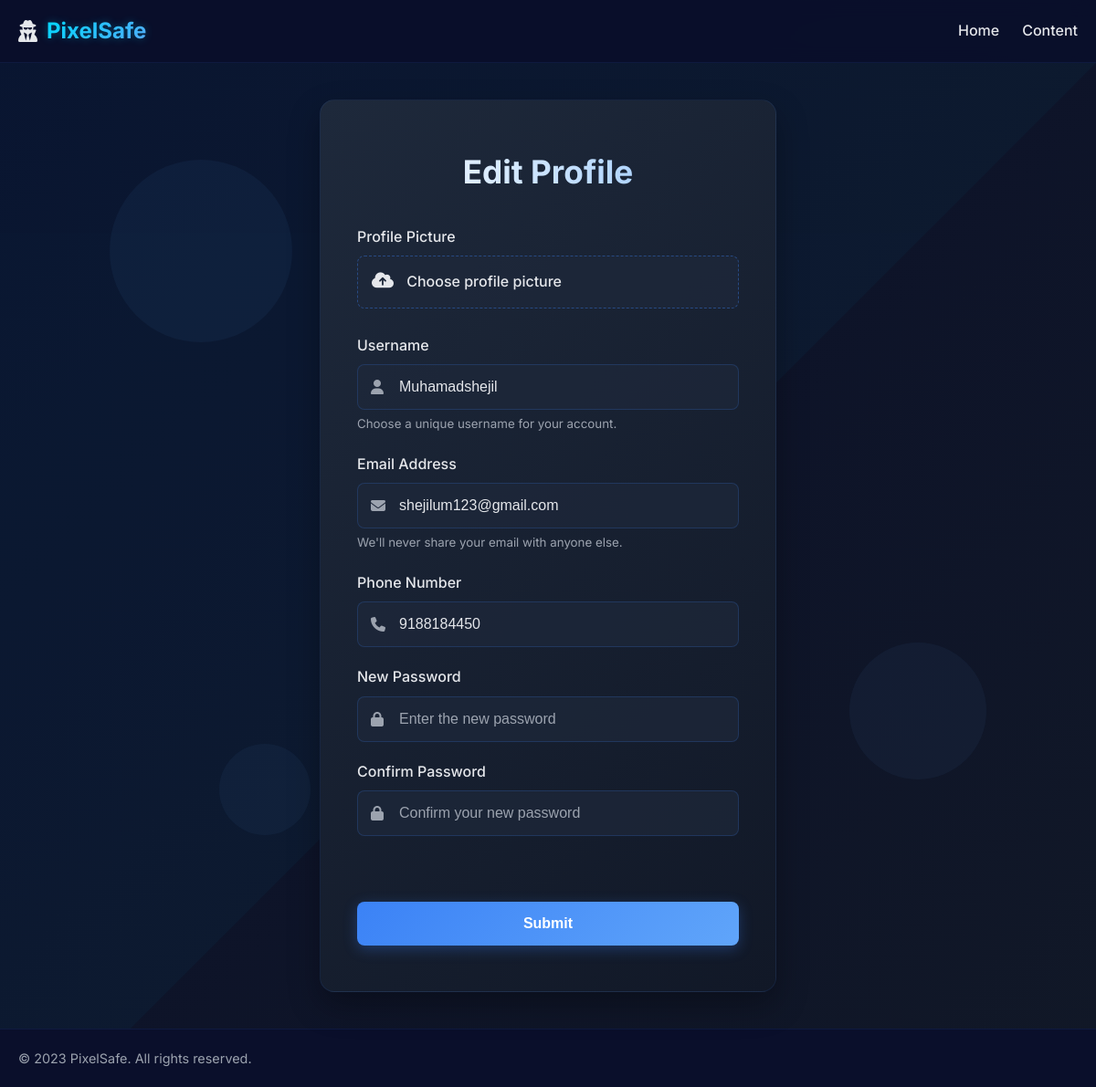
Screenshot of /editprofile/ (signed in) with the database file from the repository.
### stegnograapp/models.py (models this page shows)
class user(models.Model):
    image = models.ImageField(upload_to='profile/', null=True, blank=True)
    username = models.CharField(max_length=100, null=True, blank=True, unique=True)
    password = models.CharField(max_length=100, null=True, blank=True)
    confirmpassword = models.CharField(max_length=100, null=True, blank=True)
    email = models.EmailField(max_length=50, null=True, blank=True, unique=True)
    phone = models.IntegerField(null=True, blank=True, unique=True)

### stegnograapp/views.py (the view, shortened to what this page needs)
# urls.py: path('editprofile/', views.editprofile, name='editprofile'),
def editprofile(request):
    if 'email' in request.session:
        email = request.session['email']
        try:
            client = user.objects.get(email=email)
            return render(request, 'editprofile.html', {'client': client})
        except user.DoesNotExist:
            return HttpResponse("User not found")
    return redirect('login')

### stegnograapp/templates/editprofile.html (shortened to what this page needs)
{% load static %}
<!DOCTYPE html>
<html lang="en">
<head>
    <link rel="stylesheet" href="https://cdnjs.cloudflare.com/ajax/libs/font-awesome/6.4.0/css/all.min.css">
</head>
<body>
    <header class="navbar">
        <div class="navbar-container">
            <a href="/index/" class="logo">
                <i class="fas fa-user-secret"></i>
                <span>PixelSafe</span>
            </a>
            <ul class="nav-links">
                <li><a href="/main/">Home</a></li>
                <li><a href="/content/">Content</a></li>
            </ul>
        </div>
    </header>
    <div class="container">
        <div class="floating-shapes">
            <div class="floating-shape shape-1"></div>
            <div class="floating-shape shape-2"></div>
            <div class="floating-shape shape-3"></div>
        </div>
        <div class="register-panel">
            <div class="register-header">
                <h1>Edit Profile</h1>
            </div>
            <form method="post" enctype="multipart/form-data">
                <div class="form-group">
                    <label for="Profilepicture">Profile Picture</label>
                    <div class="file-upload">
                        <label class="file-upload-label" for="Profilepicture">
                            <i class="fas fa-cloud-upload-alt"></i>
                            <span>Choose profile picture</span>
                        </label>
                    </div>
                </div>
                <div class="form-group">
                    <label for="exampleInputusername">Username</label>
                    <div class="input-with-icon">
                        <i class="fas fa-user"></i>
                        <input type="text" class="form-control" id="exampleInputusername" value="{{ client.username }}" name="username" required>
                    </div>
                    <small class="form-text" style="color: var(--text-muted); margin-top: 5px; display: block;">Choose a unique username for your account.</small>
                </div>
                <div class="form-group">
                    <label for="exampleInputEmail1">Email Address</label>
                    <div class="input-with-icon">
                        <i class="fas fa-envelope"></i>
                        <input type="email" class="form-control" id="exampleInputEmail1" value="{{ client.email }}" name="email" readonly>
                    </div>
                    <small class="form-text" style="color: var(--text-muted); margin-top: 5px; display: block;">We'll never share your email with anyone else.</small>
                </div>
                <div class="form-group">
                    <label for="phonenumber">Phone Number</label>
                    <div class="input-with-icon">
                        <i class="fas fa-phone"></i>
                        <input type="text" class="form-control" id="phonenumber" value="{{ client.phone }}" name="phone">
                    </div>
                </div>
                <div class="form-group">
                    <label for="exampleInputPassword1">New Password</label>
                    <div class="input-with-icon">
                        <i class="fas fa-lock"></i>
                        <input type="password" class="form-control" id="exampleInputPassword1" placeholder="Enter the new password" name="password">
                    </div>
                </div>
                <div class="form-group">
                    <label for="exampleconfirmpassword">Confirm Password</label>
                    <div class="input-with-icon">
                        <i class="fas fa-lock"></i>
                        <input type="password" class="form-control" id="exampleconfirmpassword" placeholder="Confirm your new password" name="confirmpassword">
                    </div>
                </div>
                <br><br>
                <button type="submit" class="btn btn-primary">Submit</button>
            </form>
        </div>
    </div>
    <footer>
        <div class="navbar-container">
            <p>&copy; 2023 PixelSafe. All rights reserved.</p>
        </div>
    </footer>
</body>
</html>

### rows the page displays
user: username "Muhamadshejil", email "shejilum123@gmail.com", phone "9188184450"
